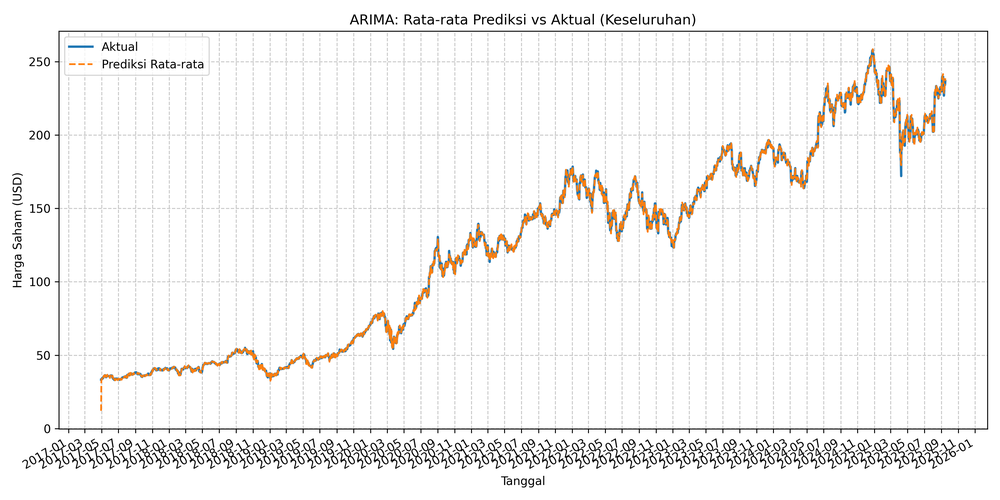
#> input picture saved_models_arima/average_results/arima_avg_plot_keseluruhan.png, 1000 x 500 px, shrunk from 3600 x 1800 before the run
$ jupyter execute --allow-errors 'generate visuals ARIMA.ipynb'
#> lines starting #> are read from the running program, lines starting #| are printed output that depends on the picture
[cell 1]
import os
import pandas as pd
import matplotlib.pyplot as plt
import matplotlib.dates as mdates
import matplotlib.patches as patches
import seaborn as sns
import json
import numpy as np
from datetime import datetime
from IPython.display import display, HTML

# ==================== Konfigurasi Path ====================
base_path = "saved_models_arima"
gambar_path = os.path.join(base_path, "gambar")
os.makedirs(gambar_path, exist_ok=True)
sentiment_folder = "saved_sentiment_scraping"
os.makedirs(sentiment_folder, exist_ok=True)

# ==================== Fungsi untuk menampilkan tabel dengan 4 digit ====================
# [11 lines left out: function display_table, not called in this run]

# ==================== Load Data ====================
raw_data_path = os.path.join(base_path, "raw_stock_prices_aapl.csv")
sentiment_path = os.path.join(sentiment_folder, "sentiment_aapl.csv")
processed_features_path = os.path.join(base_path, "processed_features_aapl.csv")

# Load data saham dengan format yang benar
#> (the rest of this cell did not finish here and is left out)

[cell 2]
from PIL import Image

img1 = Image.open('saved_models_arima/average_results/arima_avg_plot_keseluruhan.png')
#> img1 is the input picture: PIL image 1000x500 RGBA; mean R, G, B, A 245.4, 244.4, 243.5, 255
img2 = Image.open('saved_models_arima/average_results/arima_avg_plot_sebelum_covid.png')
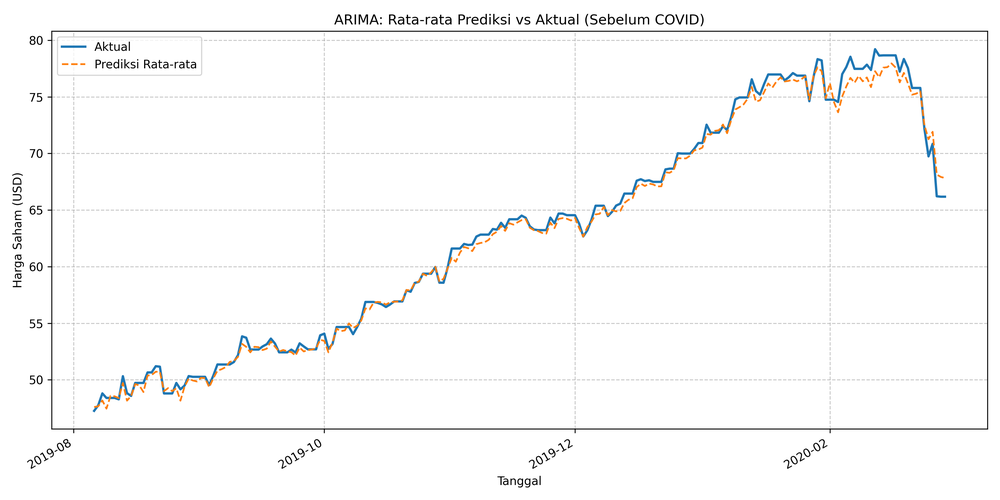
#> input picture saved_models_arima/average_results/arima_avg_plot_sebelum_covid.png, 1000 x 500 px, shrunk from 3600 x 1800 before the run
#> img2 is the input picture: PIL image 1000x500 RGBA; mean R, G, B, A 249.9, 250, 250, 255
img3 = Image.open('saved_models_arima/average_results/arima_avg_plot_selama_covid.png')
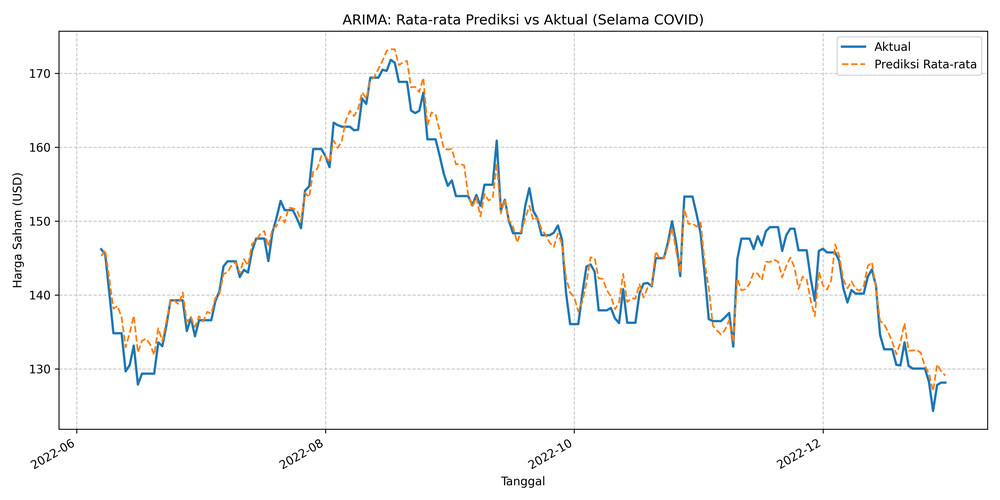
#> input picture saved_models_arima/average_results/arima_avg_plot_selama_covid.png, 1000 x 500 px, shrunk from 3600 x 1800 before the run
#> img3 is the input picture: PIL image 1000x500 RGBA; mean R, G, B, A 248.9, 249.1, 249, 255
img4 = Image.open('saved_models_arima/average_results/arima_avg_plot_setelah_covid.png')
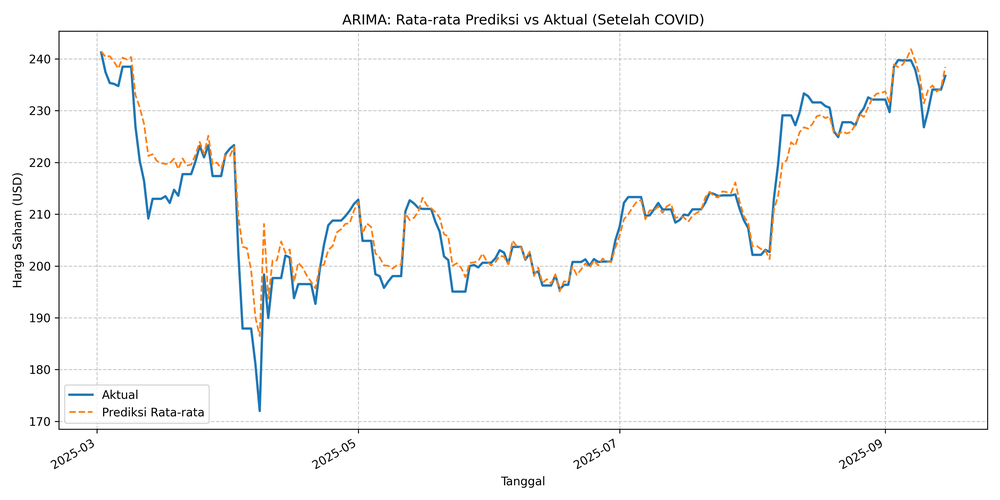
#> input picture saved_models_arima/average_results/arima_avg_plot_setelah_covid.png, 1000 x 500 px, shrunk from 3600 x 1800 before the run
#> img4 is the input picture: PIL image 1000x500 RGBA; mean R, G, B, A 248.8, 249.1, 249.1, 255

scale_factor = 2
width, height = img1.size
#> width = 1000; height = 500
target_size = (width * scale_factor, height * scale_factor)
#> target_size = (2000, 1000)

img1 = img1.resize(target_size, Image.LANCZOS)
#> img1: PIL image 2000x1000 RGBA
img2 = img2.resize(target_size, Image.LANCZOS)
#> img2: PIL image 2000x1000 RGBA
img3 = img3.resize(target_size, Image.LANCZOS)
#> img3: PIL image 2000x1000 RGBA
img4 = img4.resize(target_size, Image.LANCZOS)
#> img4: PIL image 2000x1000 RGBA

combined_width = target_size[0] * 2
#> combined_width = 4000
combined_height = target_size[1] * 2
#> combined_height = 2000
combined_img = Image.new('RGB', (combined_width, combined_height), color=(255, 255, 255))
#> combined_img: PIL image 4000x2000 RGB; every value is 255

combined_img.paste(img1, (0, 0))
combined_img.paste(img2, (target_size[0], 0))
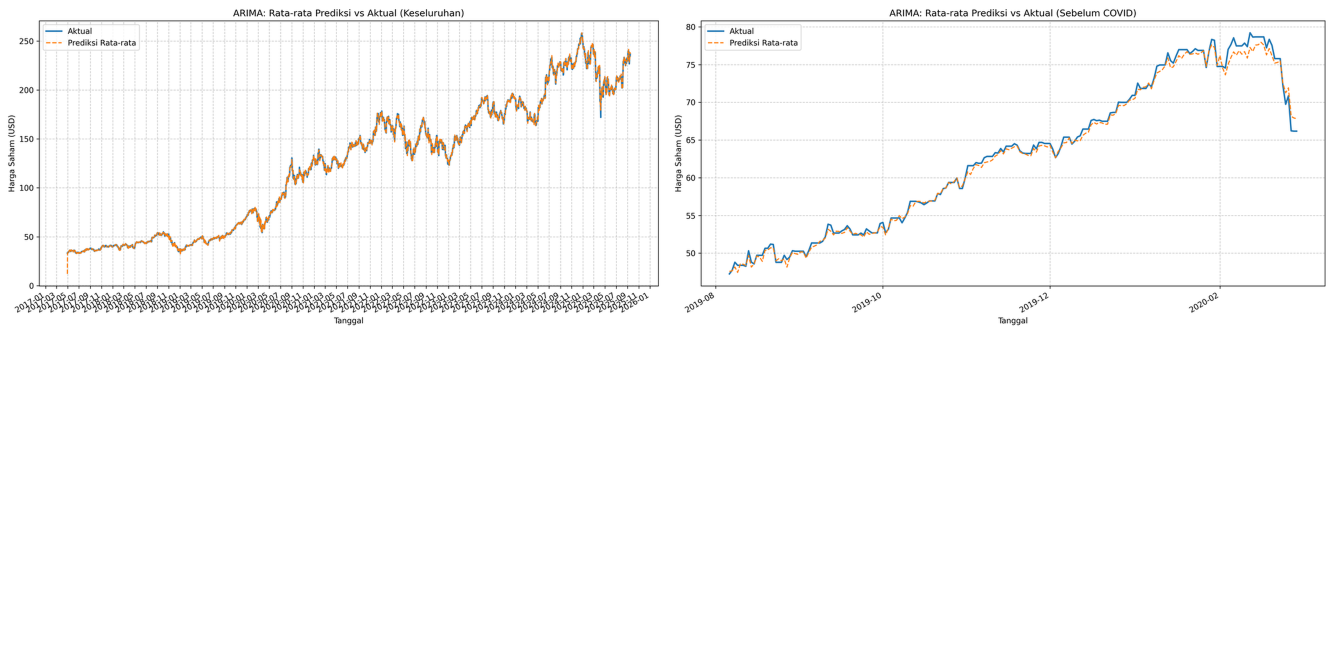
#> combined_img: PIL image 4000x2000 RGB (shown at 1/3 size); mean R, G, B 251.1, 250.9, 250.7
combined_img.paste(img3, (0, target_size[1]))
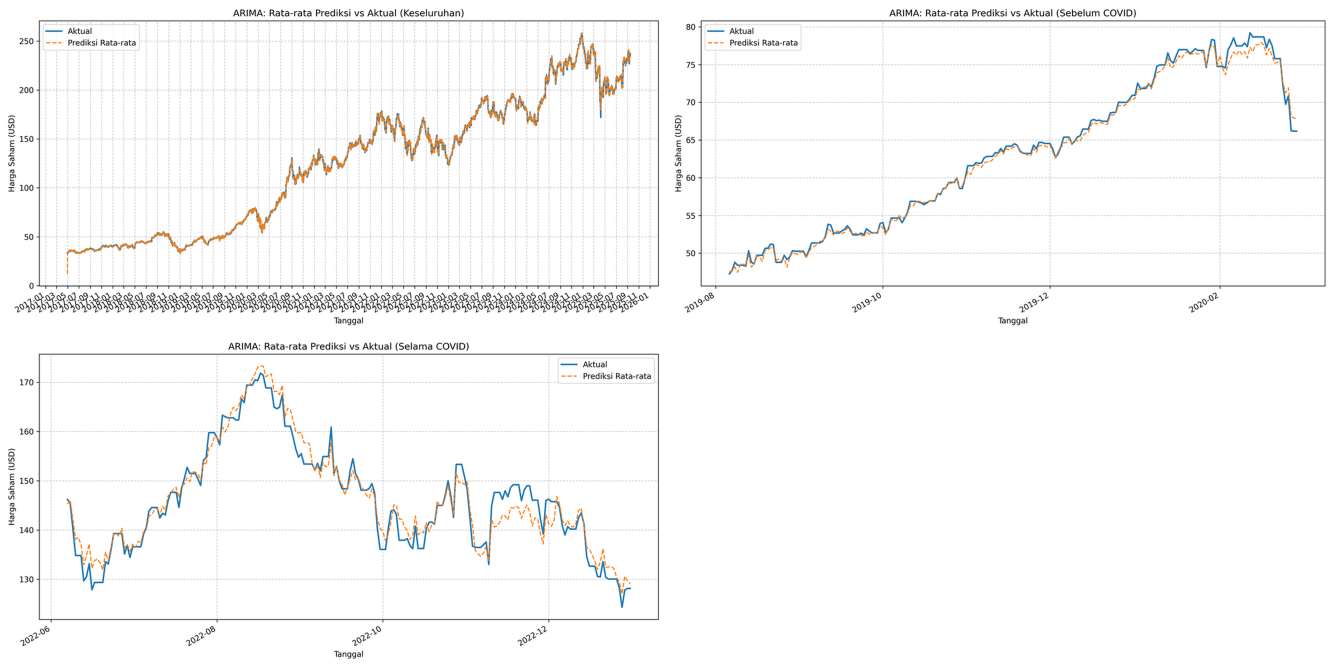
#> combined_img: PIL image 4000x2000 RGB (shown at 1/3 size); mean R, G, B 249.6, 249.4, 249.1
combined_img.paste(img4, (target_size[0], target_size[1]))
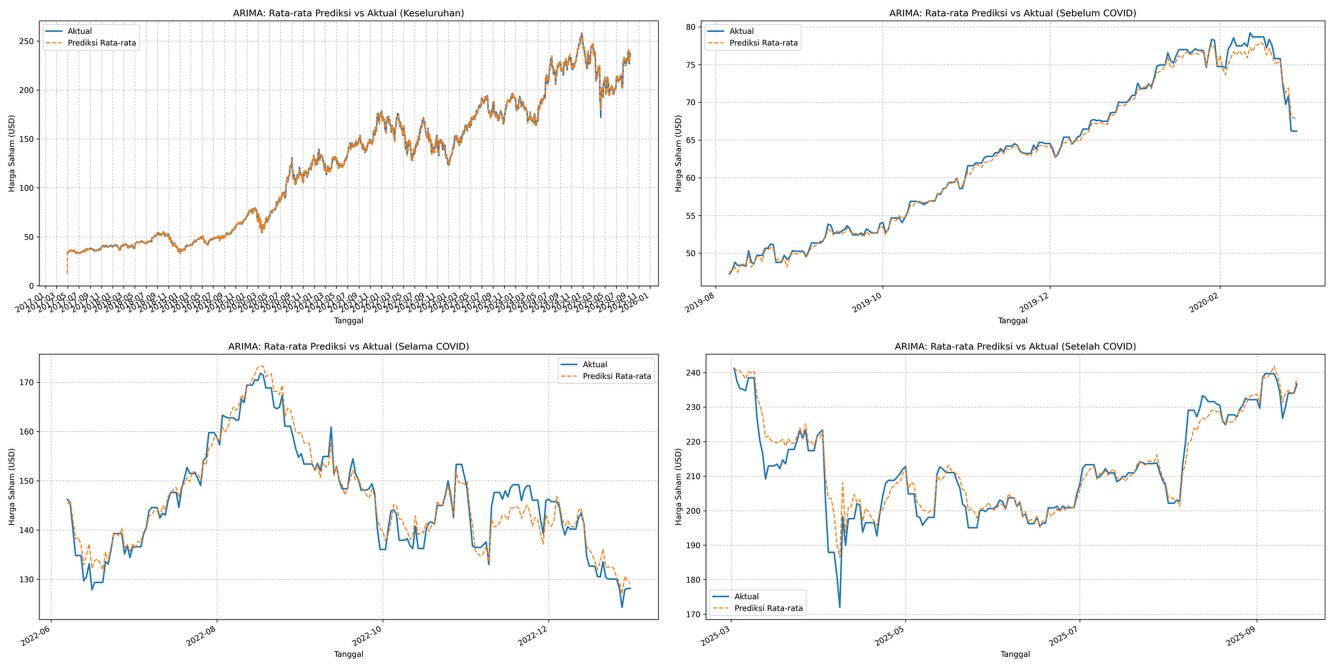
#> combined_img: PIL image 4000x2000 RGB (shown at 1/3 size); mean R, G, B 247.9, 247.8, 247.6

combined_img.save('arima_4plots_combined_highres.png', dpi=(300, 300))
combined_img.save('arima_4plots_combined.pdf')
combined_img.show()
